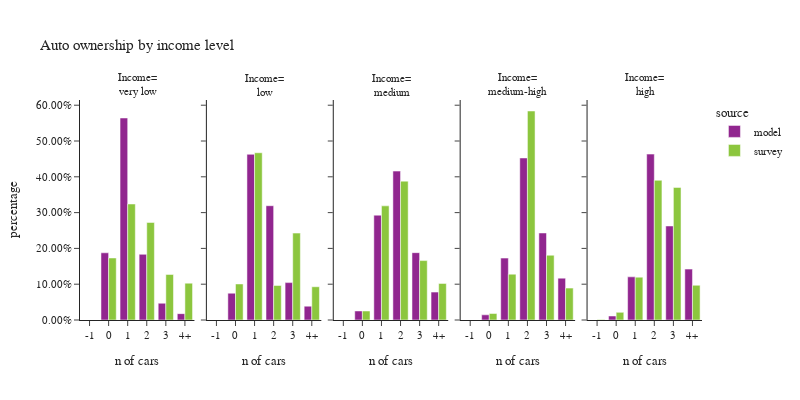

Source (notebook cell):
### Code cell
plot_auto(hh,'hhincome_group','income level', 'Income')

### Figure 1 — Plotly figure (JSON) as saved in the notebook; plotly's stock layout.template omitted (floating-point values rounded to 4 significant figures)
{"data": [{"alignmentgroup": "True", "customdata": [[0], [764757], [2299066], [747388], [190785], [72260]], "hovertemplate": "source=model<br>hhincome_group=very low<br>auto_ownership_simple=%{x}<br>percentage=%{y}<br>sample count=%{customdata[0]}<extra></extra>", "legendgroup": "model", "marker": {"color": "#91268F", "pattern": {"shape": ""}}, "name": "model", "offsetgroup": "model", "orientation": "v", "showlegend": true, "textposition": "auto", "type": "bar", "x": ["-1", "0", "1", "2", "3", "4+"], "xaxis": "x", "y": [0.0, 0.1877, 0.5643, 0.1834, 0.04683, 0.01774], "yaxis": "y"}, {"alignmentgroup": "True", "customdata": [[0], [304922], [1884160], [1299430], [425045], [157162]], "hovertemplate": "source=model<br>hhincome_group=low<br>auto_ownership_simple=%{x}<br>percentage=%{y}<br>sample count=%{customdata[0]}<extra></extra>", "legendgroup": "model", "marker": {"color": "#91268F", "pattern": {"shape": ""}}, "name": "model", "offsetgroup": "model", "orientation": "v", "showlegend": false, "textposition": "auto", "type": "bar", "x": ["-1", "0", "1", "2", "3", "4+"], "xaxis": "x2", "y": [0.0, 0.07491, 0.4629, 0.3192, 0.1044, 0.03861], "yaxis": "y2"}, {"alignmentgroup": "True", "customdata": [[0], [205775], [2384884], [3387658], [1531910], [634401]], "hovertemplate": "source=model<br>hhincome_group=medium<br>auto_ownership_simple=%{x}<br>percentage=%{y}<br>sample count=%{customdata[0]}<extra></extra>", "legendgroup": "model", "marker": {"color": "#91268F", "pattern": {"shape": ""}}, "name": "model", "offsetgroup": "model", "orientation": "v", "showlegend": false, "textposition": "auto", "type": "bar", "x": ["-1", "0", "1", "2", "3", "4+"], "xaxis": "x3", "y": [0.0, 0.02527, 0.2928, 0.4159, 0.1881, 0.07789], "yaxis": "y3"}, {"alignmentgroup": "True", "customdata": [[0], [117802], [1409472], [3689603], [1981616], [952853]], "hovertemplate": "source=model<br>hhincome_group=medium-high<br>auto_ownership_simple=%{x}<br>percentage=%{y}<br>sample count=%{customdata[0]}<extra></extra>", "legendgroup": "model", "marker": {"color": "#91268F", "pattern": {"shape": ""}}, "name": "model", "offsetgroup": "model", "orientation": "v", "showlegend": false, "textposition": "auto", "type": "bar", "x": ["-1", "0", "1", "2", "3", "4+"], "xaxis": "x4", "y": [0.0, 0.01445, 0.1729, 0.4526, 0.2431, 0.1169], "yaxis": "y4"}, {"alignmentgroup": "True", "customdata": [[0], [91231], [980703], [3770830], [2137310], [1156791]], "hovertemplate": "source=model<br>hhincome_group=high<br>auto_ownership_simple=%{x}<br>percentage=%{y}<br>sample count=%{customdata[0]}<extra></extra>", "legendgroup": "model", "marker": {"color": "#91268F", "pattern": {"shape": ""}}, "name": "model", "offsetgroup": "model", "orientation": "v", "showlegend": false, "textposition": "auto", "type": "bar", "x": ["-1", "0", "1", "2", "3", "4+"], "xaxis": "x5", "y": [0.0, 0.01121, 0.1205, 0.4634, 0.2627, 0.1422], "yaxis": "y5"}, {"alignmentgroup": "True", "customdata": [[0], [2793], [6320], [4191], [1047], [627]], "hovertemplate": "source=survey<br>hhincome_group=very low<br>auto_ownership_simple=%{x}<br>percentage=%{y}<br>sample count=%{customdata[0]}<extra></extra>", "legendgroup": "survey", "marker": {"color": "#8CC63E", "pattern": {"shape": ""}}, "name": "survey", "offsetgroup": "survey", "orientation": "v", "showlegend": true, "textposition": "auto", "type": "bar", "x": ["-1", "0", "1", "2", "3", "4+"], "xaxis": "x", "y": [0.0, 0.1733, 0.3241, 0.2725, 0.1272, 0.1029], "yaxis": "y"}, {"alignmentgroup": "True", "customdata": [[0], [722], [2174], [657], [233], [51]], "hovertemplate": "source=survey<br>hhincome_group=low<br>auto_ownership_simple=%{x}<br>percentage=%{y}<br>sample count=%{customdata[0]}<extra></extra>", "legendgroup": "survey", "marker": {"color": "#8CC63E", "pattern": {"shape": ""}}, "name": "survey", "offsetgroup": "survey", "orientation": "v", "showlegend": false, "textposition": "auto", "type": "bar", "x": ["-1", "0", "1", "2", "3", "4+"], "xaxis": "x2", "y": [0.0, 0.1007, 0.4672, 0.09645, 0.2427, 0.0929], "yaxis": "y2"}, {"alignmentgroup": "True", "customdata": [[0], [1250], [6561], [4022], [1361], [713]], "hovertemplate": "source=survey<br>hhincome_group=medium<br>auto_ownership_simple=%{x}<br>percentage=%{y}<br>sample count=%{customdata[0]}<extra></extra>", "legendgroup": "survey", "marker": {"color": "#8CC63E", "pattern": {"shape": ""}}, "name": "survey", "offsetgroup": "survey", "orientation": "v", "showlegend": false, "textposition": "auto", "type": "bar", "x": ["-1", "0", "1", "2", "3", "4+"], "xaxis": "x3", "y": [0.0, 0.0251, 0.3188, 0.3879, 0.166, 0.1022], "yaxis": "y3"}, {"alignmentgroup": "True", "customdata": [[0], [787], [5616], [6850], [1874], [576]], "hovertemplate": "source=survey<br>hhincome_group=medium-high<br>auto_ownership_simple=%{x}<br>percentage=%{y}<br>sample count=%{customdata[0]}<extra></extra>", "legendgroup": "survey", "marker": {"color": "#8CC63E", "pattern": {"shape": ""}}, "name": "survey", "offsetgroup": "survey", "orientation": "v", "showlegend": false, "textposition": "auto", "type": "bar", "x": ["-1", "0", "1", "2", "3", "4+"], "xaxis": "x4", "y": [0.0, 0.01808, 0.1281, 0.5838, 0.181, 0.08908], "yaxis": "y4"}, {"alignmentgroup": "True", "customdata": [[10], [393], [3227], [3959], [1272], [395]], "hovertemplate": "source=survey<br>hhincome_group=high<br>auto_ownership_simple=%{x}<br>percentage=%{y}<br>sample count=%{customdata[0]}<extra></extra>", "legendgroup": "survey", "marker": {"color": "#8CC63E", "pattern": {"shape": ""}}, "name": "survey", "offsetgroup": "survey", "orientation": "v", "showlegend": false, "textposition": "auto", "type": "bar", "x": ["-1", "0", "1", "2", "3", "4+"], "xaxis": "x5", "y": [0.001342, 0.02132, 0.1197, 0.3903, 0.3704, 0.09702], "yaxis": "y5"}], "layout": {"annotations": [{"font": {}, "showarrow": false, "text": "Income=<br>very low", "x": 0.092, "xanchor": "center", "xref": "paper", "y": 1.0, "yanchor": "bottom", "yref": "paper"}, {"font": {}, "showarrow": false, "text": "Income=<br>low", "x": 0.296, "xanchor": "center", "xref": "paper", "y": 1.0, "yanchor": "bottom", "yref": "paper"}, {"font": {}, "showarrow": false, "text": "Income=<br>medium", "x": 0.5, "xanchor": "center", "xref": "paper", "y": 1.0, "yanchor": "bottom", "yref": "paper"}, {"font": {}, "showarrow": false, "text": "Income=<br>medium-high", "x": 0.704, "xanchor": "center", "xref": "paper", "y": 1.0, "yanchor": "bottom", "yref": "paper"}, {"font": {}, "showarrow": false, "text": "Income=<br>high", "x": 0.908, "xanchor": "center", "xref": "paper", "y": 1.0, "yanchor": "bottom", "yref": "paper"}], "barmode": "group", "font": {"size": 11}, "height": 400, "legend": {"title": {"text": "source"}, "tracegroupgap": 0}, "title": {"text": "Auto ownership by income level"}, "width": 800, "xaxis": {"anchor": "y", "domain": [0.0, 0.184], "title": {"text": "n of cars"}}, "xaxis2": {"anchor": "y2", "domain": [0.204, 0.388], "matches": "x", "title": {"text": "n of cars"}}, "xaxis3": {"anchor": "y3", "domain": [0.408, 0.592], "matches": "x", "title": {"text": "n of cars"}}, "xaxis4": {"anchor": "y4", "domain": [0.612, 0.796], "matches": "x", "title": {"text": "n of cars"}}, "xaxis5": {"anchor": "y5", "domain": [0.816, 1.0], "matches": "x", "title": {"text": "n of cars"}}, "yaxis": {"anchor": "x", "domain": [0.0, 1.0], "tickformat": ".2%", "title": {"text": "percentage"}}, "yaxis2": {"anchor": "x2", "domain": [0.0, 1.0], "matches": "y", "showticklabels": false}, "yaxis3": {"anchor": "x3", "domain": [0.0, 1.0], "matches": "y", "showticklabels": false}, "yaxis4": {"anchor": "x4", "domain": [0.0, 1.0], "matches": "y", "showticklabels": false}, "yaxis5": {"anchor": "x5", "domain": [0.0, 1.0], "matches": "y", "showticklabels": false}}}
